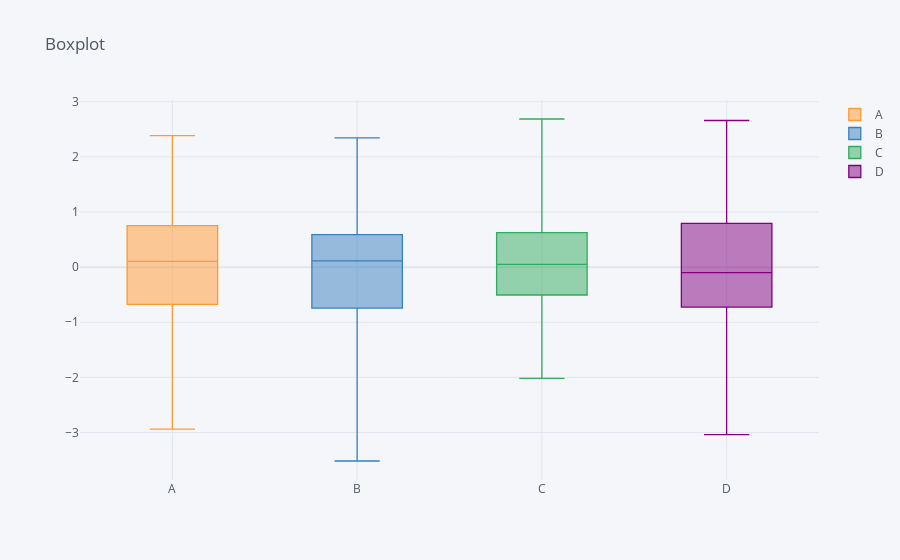

Write notebook code for a chart like this one.
### Markdown cell above
Distribution of dataset

### Code cell
# to make an interactive plot plotly
df.iplot(kind='box', title="Boxplot");
